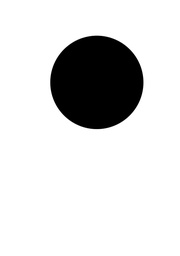
#> input picture week6/testImage.jpg, 180 x 256 px, shrunk from 875 x 1241 before the run
$ python main.py
#> lines starting #> are read from the running program, lines starting #| are printed output that depends on the picture
### week6/marching_squares.py
Point = tuple[float, float]
Segment = tuple[Point, Point]

# Maps the 4-bit corner index to which pairs of edges the contour crosses.
# Corners are indexed: bottom-left=bit0, bottom-right=bit1, top-right=bit2, top-left=bit3
# Edges are indexed:   bottom=0, right=1, top=2, left=3
EDGE_TABLE = {
    0:  [],
    1:  [(3, 0)],
    2:  [(0, 1)],
    3:  [(3, 1)],
    4:  [(1, 2)],
    5:  [(3, 2), (0, 1)],   # saddle point — two segments
    6:  [(0, 2)],
    7:  [(3, 2)],
    8:  [(2, 3)],
    9:  [(0, 2)],
    10: [(0, 3), (1, 2)],   # saddle point — two segments
    11: [(1, 2)],
    12: [(1, 3)],
    13: [(0, 1)],
    14: [(3, 0)],
    15: [],
}


# [5 lines left out: function lerp_edge, not called in this run]


class Grid:
    def __init__(self, values: list[list[float]]):
        self.values = values
        self.rows = len(values)
        self.cols = len(values[0])

    def at(self, col: int, row: int) -> float:
        return self.values[row][col]


class MarchingSquares:

    def __init__(self, grid: Grid, thr: float):
        self.grid = grid
        self.thr = thr

    def _cell_segments(self, col: int, row: int) -> list[Segment]:
        g = self.grid

        # Corner values
        v = {
            0: g.at(col,     row),
            1: g.at(col + 1, row),
            2: g.at(col + 1, row + 1),
            3: g.at(col,     row + 1),
        }

        # Corner positions (x = col index, y = row index)
        p = {
            0: ((col),     (row)),
            1: ((col + 1), (row)),
            2: ((col + 1), (row + 1)),
            3: ((col),     (row + 1)),
        }

        case = sum(1 << i for i in range(4) if v[i] < self.thr)

        if case in (0, 15):     # all above or all below — no contour
            return []

        # edge_points = {
        #     0: lerp_edge(p[0], p[1], v[0], v[1], self.thr),  # bottom
        #     1: lerp_edge(p[1], p[2], v[1], v[2], self.thr),  # right
        #     2: lerp_edge(p[2], p[3], v[2], v[3], self.thr),  # top
        #     3: lerp_edge(p[3], p[0], v[3], v[0], self.thr),  # left
        # }

        edge_points = { #uses midpoints all the time, lerp finds the exact crossing
            0: ((p[0][0] + p[1][0]) / 2, (p[0][1] + p[1][1]) / 2),  # bottom
            1: ((p[1][0] + p[2][0]) / 2, (p[1][1] + p[2][1]) / 2),  # right
            2: ((p[2][0] + p[3][0]) / 2, (p[2][1] + p[3][1]) / 2),  # top
            3: ((p[3][0] + p[0][0]) / 2, (p[3][1] + p[0][1]) / 2),  # left
        }

        return [(edge_points[e1], edge_points[e2]) for e1, e2 in EDGE_TABLE[case]]

    def extract(self) -> list[Segment]:
        segments = []
        for row in range(self.grid.rows - 1):
            for col in range(self.grid.cols - 1):
                segments.extend(self._cell_segments(col, row))
        return segments

### week6/main.py
import cv2
import matplotlib.pyplot as plt
from marching_squares import Grid, MarchingSquares

def main():
    img = cv2.imread("testImage.jpg", cv2.IMREAD_GRAYSCALE)
#> img is the input picture: shape (256, 180); min 0, max 255, mean 217.2
    im2fl = img.astype(float).tolist()
#> im2fl = 256 items
    grid = Grid(im2fl)
#> in __init__, `self.rows = len(values)`: self.rows = 256
#> in __init__, `self.cols = len(values[0])`: self.cols = 180
    segments = MarchingSquares(grid, thr=128).extract()
#> the loop in extract, `for row in range(self.grid.rows - 1):` made 255 passes

    def plot_segments(ax, segments):
        for (x1, y1), (x2, y2) in segments:
            ax.plot([x1, x2], [y1, y2], color="red", linewidth=0.8)
#> this loop made 372 passes
#> (x1, y1, x2, y2) on passes 1 to 3: (88, 35.5, 87.5, 36), (89, 35.5, 88, 35.5), (90, 35.5, 89, 35.5)

    _, (ax1, ax2) = plt.subplots(1, 2, figsize=(14, 7))

    ax1.set_title("Contours only")
    ax1.invert_yaxis()
    ax1.set_aspect("equal")
    plot_segments(ax1, segments)

    ax2.set_title("Contours on the original image")
    ax2.imshow(img, cmap="gray")
    plot_segments(ax2, segments)
#> the loop in plot_segments (call 2), `for (x1, y1), (x2, y2) in segments:` made 372 passes
    plt.tight_layout()
    plt.show()
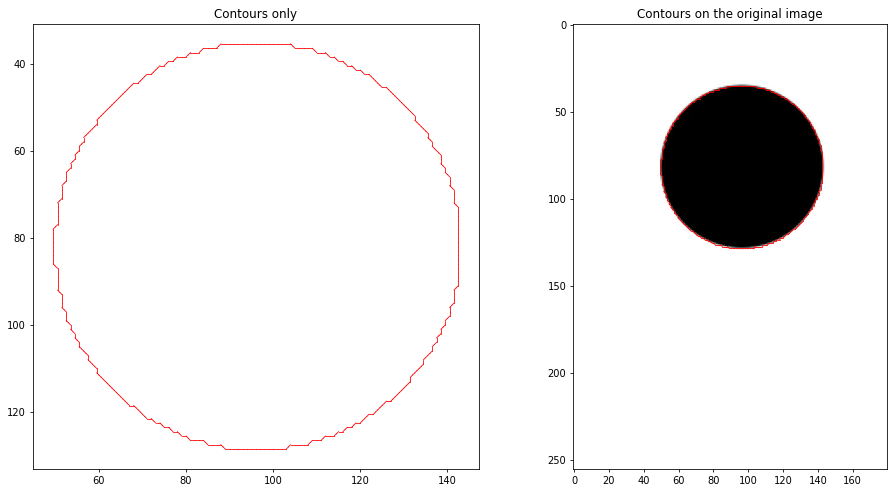
#> figure drawn by matplotlib, 2 panels


if __name__ == "__main__":
    main()
